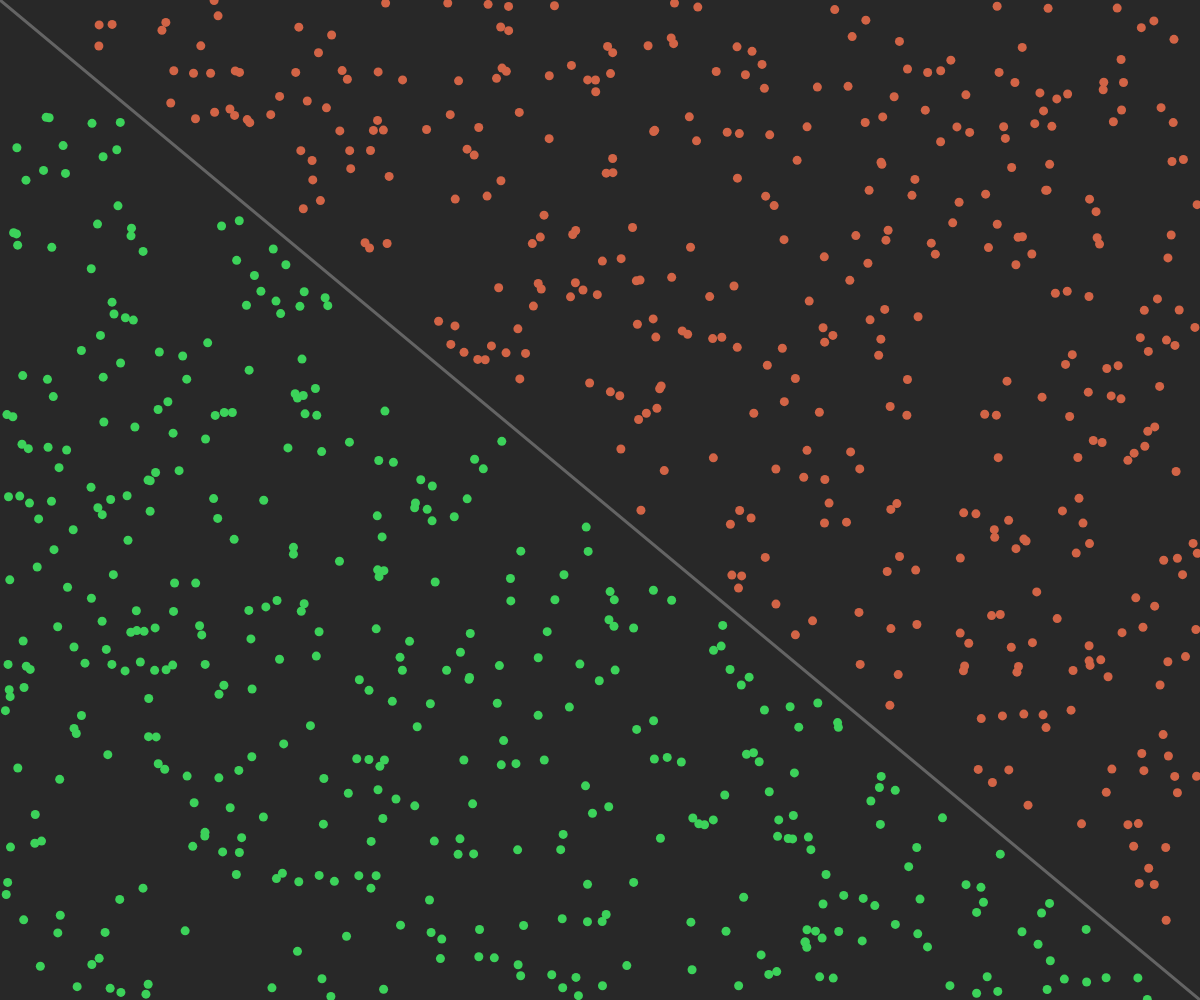
Frame 1 (no input)
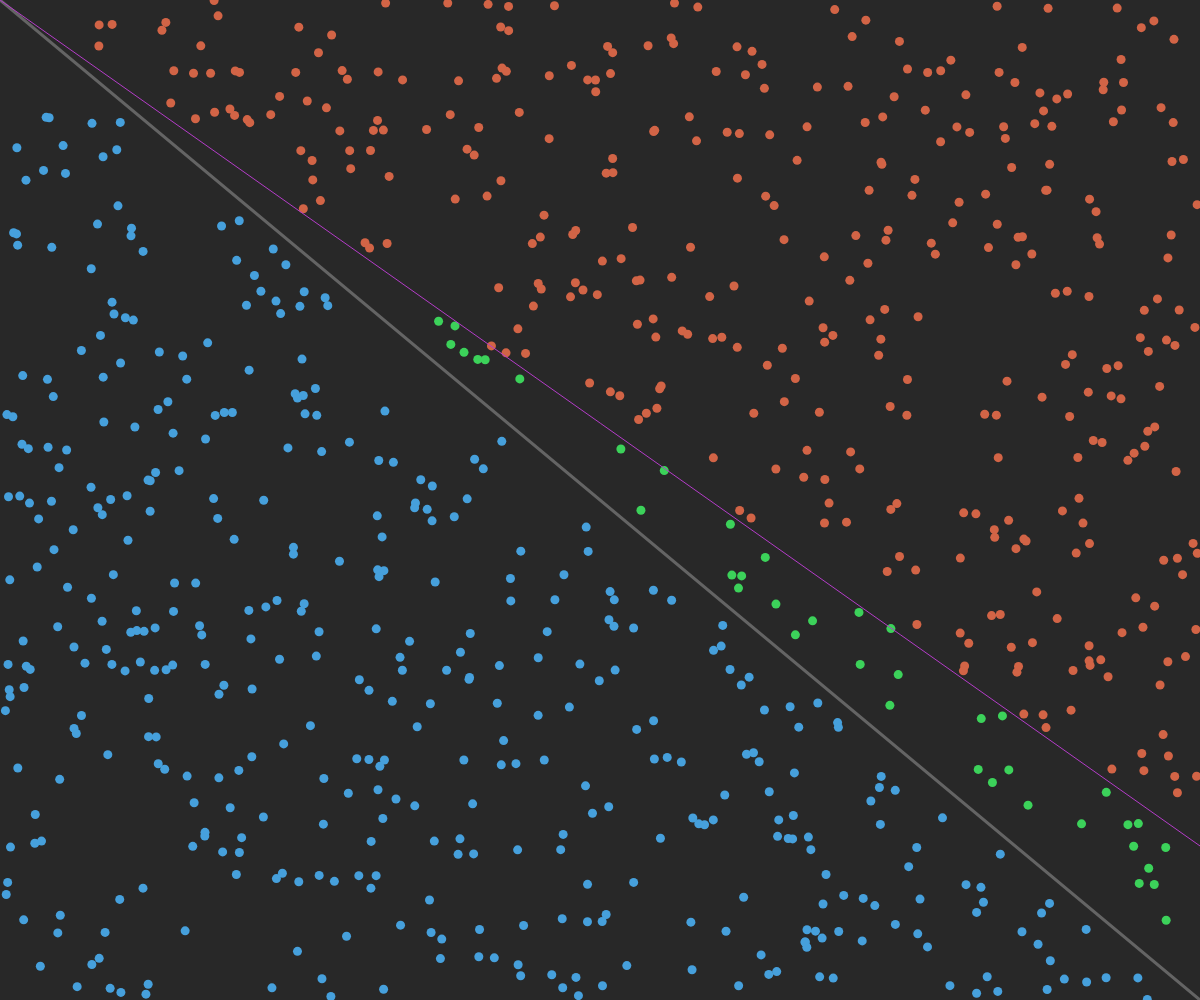
Frame 60 (no input)
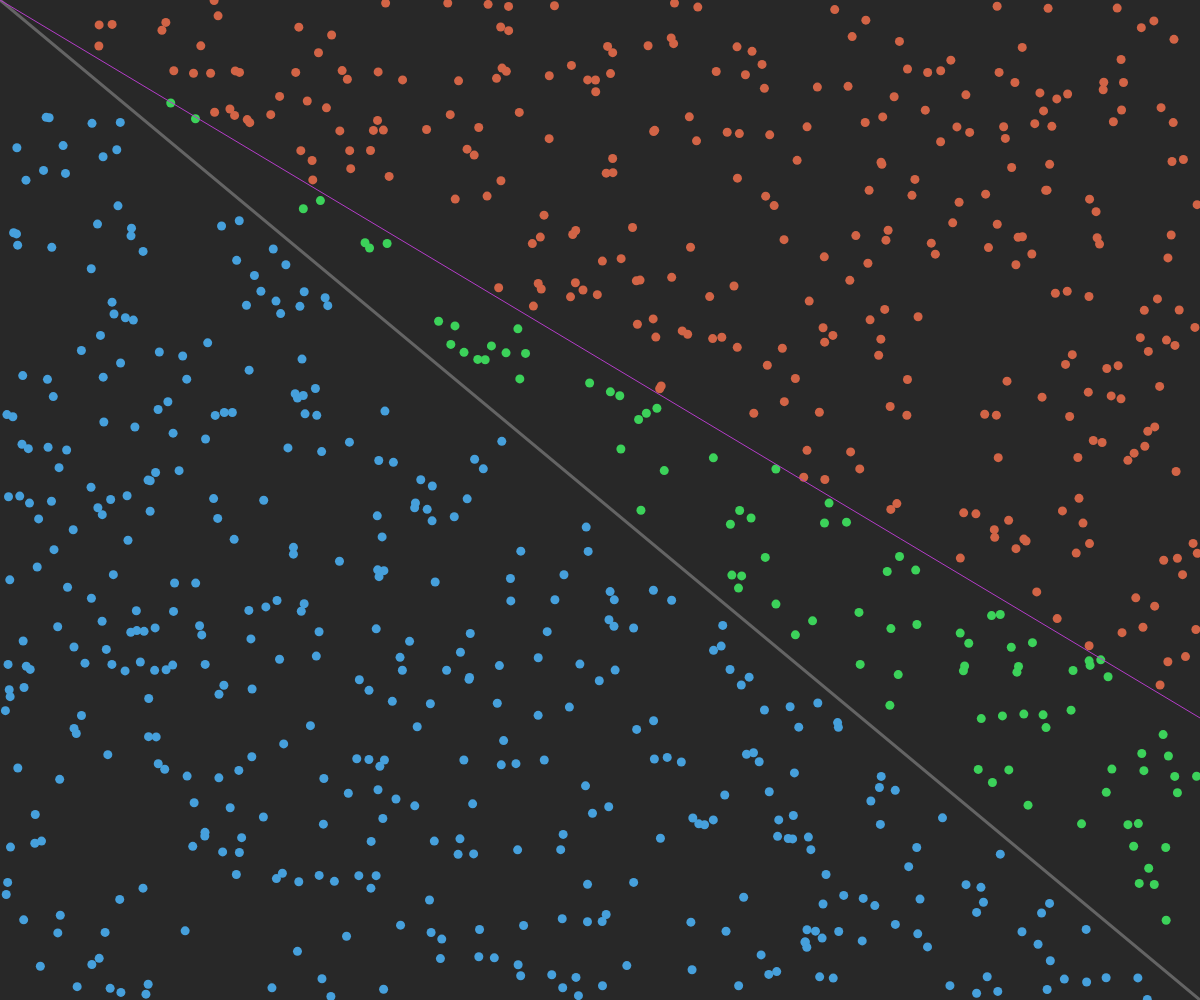
Frame 120 (the mouse pressed at the canvas centre since frame 60)

The p5.js sketch that drew these frames (run headless with seeded random() and noise() and a simulated clock; from frame 60 on, the mouse is pressed at the canvas centre):

// p5.js sketch
// ── sketch.js

const numPoints = 800;

let ai;
let points = [];
let index = 0;

function setup() {

	createCanvas(innerWidth, innerHeight);

	ai = new Perceptron();

	for (let i = 0; i < numPoints; i++) {
		points[i] = new Point(width, height);
	}

}

function draw() {
	
	background(40);
	stroke(100);
	strokeWeight(3);
	line(0, 0, width, height);

	// Show points
	points.forEach(pt => {
		let guess = ai.guess([pt.x, pt.y]);
		pt.show(guess);
	});

	// Show the AI's current state
	let x = ai.weights[0];
	let y = ai.weights[1];
	stroke(180, 60, 200);
	strokeWeight(1);
	line(0, 0, -y * 100, x * 100);

	// Train the AI
	let curr = points[index];
	let inputs = [curr.x, curr.y];
	let target = curr.label;
	ai.train(inputs, target);

	index = (index == points.length-1) ? 0 : index + 1;

}
// ── Perceptron.js

class Perceptron {

	constructor() {

		this.lr = 0.1; // Learning rate
		this.weights = [Math.random() * 2 - 1, Math.random() * 2 - 1];

	}

	/**
	 * Perform a weighted summation 
	 * @param 	{Array<float>}	inputs 	Two input nodes
	 * @returns {int}					Guess node (+/- 1)
	 */
	guess(inputs) {

		let sum = 0;

		for (let i = 0; i < this.weights.length; i++) {
			sum += inputs[i] * this.weights[i];
		}

		return Math.sign(sum);

	}

	/**
	 * Train the Perceptron on a given input and a known target
	 * @param	{Array<float>}	inputs	Two input nodes
	 * @param	{int}			target	Desired guess result
	 */
	train(inputs, target) {

		let guess = this.guess(inputs);
		let error = target - guess;

		for (let i = 0; i < this.weights.length; i++) {
			this.weights[i] += error * inputs[i] * this.lr;
		}

	}

}
// ── Point.js

class Point {

	constructor() {

		console.log(width);
		console.log(height);

		this.x = 0;
		this.y = 0;

		while (Math.abs(this.x/width - this.y/height) < 0.02) {
			this.x = Math.random() * width;
			this.y = Math.random() * height;
		}

		if (this.y/this.x < height/width) {
			this.label = 1;
			this.color = color(210, 100, 70);
		} else {
			this.label = -1;
			this.color = color(70, 160, 220);
		}

	}

	/**
	 * Draw an ellipse at this point's location
	 * @param {int} guess AI's guess
	 */
	show(guess) {

		if (guess == this.label) {
			fill(this.color);
		}
		else {
			fill(60, 210, 90);
		}

		noStroke();
		ellipse(this.x, this.y, 9, 9);

	}

}
